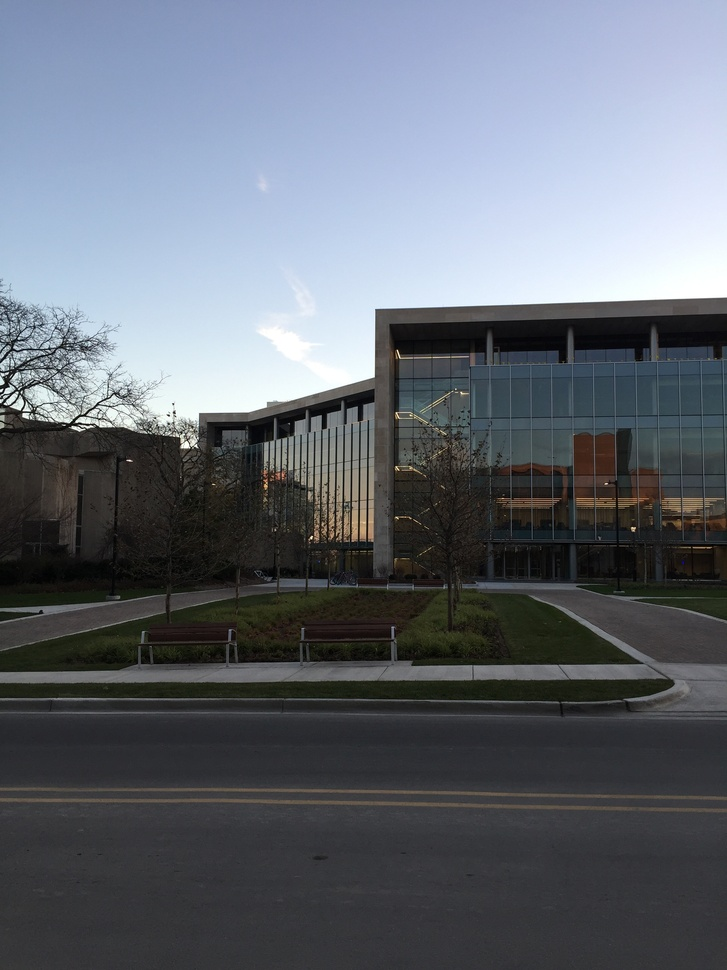
#> input picture RIT/CSCI 431/Stitch Images Together Via Kp Matching/query_gym.jpg, 727 x 970 px, shrunk from 2448 x 3264 before the run; its folder holds 2 pictures in this run
$ python task_1.py
#> lines starting #> are read from the running program, lines starting #| are printed output that depends on the picture; pictures that were not available may be replaced by others from this repository, and a replacement may not be noted
"""
Class: Intro to Computer Vision
Assignment: A4
Task: 1
Author: Ethan Hartman
"""

import cv2
import matplotlib.pyplot as plt
import numpy as np

MIN_GOOD_MATCHES = 4

SIFT = cv2.SIFT.create()
ORB = cv2.ORB.create()
BFMatcher = cv2.BFMatcher.create()


def featureDetect(grayscale_img, detection_method):
    """
    Detect and compute features using the given detection method.

    :param grayscale_img: Grayscale Image
    :param detection_method: cv2 Method to detect features with.
    :return: Keypoints and descriptors array.
    """
    return detection_method.detectAndCompute(grayscale_img, np.ones_like(grayscale_img, dtype=np.uint8) * 255)


def bruteForceKPDS(query, reference, ref_kps, ref_descriptors, query_kps, query_descriptors):
    """
    Brute forces the query and reference image given keypoints and descriptors to stitch a result together.

    :param query: Query image
    :param reference: Reference Image
    :param ref_kps: Reference Keypoints
    :param ref_descriptors: Reference Descriptors
    :param query_kps: Query Keypoints
    :param query_descriptors: Query Descriptors
    :return: A stitched BGR image if there were a certain number of good matches or None.
    """
    # Use a Brute-Force Matcher to find potential matches between keypoints in the two images
    matches = BFMatcher.knnMatch(ref_descriptors, query_descriptors, k=2)

    # Ratio test
    good_matches = []
    for m, n in matches:
        if m.distance < .75 * n.distance:
            good_matches.append(m)

    if len(good_matches) >= MIN_GOOD_MATCHES:
        # If there are at least 4 good matches, estimate a homography matrix to align the images using RANSAC.
        src_pts = np.float32([ref_kps[m.queryIdx].pt for m in good_matches]).reshape(-1, 1, 2)
        dst_pts = np.float32([query_kps[m.trainIdx].pt for m in good_matches]).reshape(-1, 1, 2)

        homography_matrix, mask = cv2.findHomography(src_pts, dst_pts, cv2.RANSAC, 5.0)

        # Warp the second image using the estimated homography to align it with the first image.
        aligned_image = cv2.warpPerspective(reference, homography_matrix, (query.shape[1] + reference.shape[1], query.shape[0]))

        # Add the query image over the aligned image.
        aligned_image[:query.shape[0], :query.shape[1]] = query[:, :]

        return aligned_image


def tryPanoramaImages(img_name):
    """
    Tries to create a panorama out the images with the path: query_<img_name>.jpg and reference_<img_name>.jpg

    :param img_name: Name of the image to panoramize.
    """
    query, reference = cv2.imread("query_" + img_name + ".jpg"), cv2.imread("reference_" + img_name + ".jpg")
    gray_query = cv2.cvtColor(query, cv2.COLOR_BGR2GRAY)
    gray_ref = cv2.cvtColor(reference, cv2.COLOR_BGR2GRAY)

    # Detect keypoints and descriptors for both images, then bruteforce them using first sift, then orb
    sift_stitched = bruteForceKPDS(query, reference, *featureDetect(gray_ref, SIFT), *featureDetect(gray_query, SIFT))
    orb_stitched = bruteForceKPDS(query, reference, *featureDetect(gray_ref, ORB), *featureDetect(gray_query, ORB))

    fig = plt.figure(figsize=(10, 9))
    fig.add_subplot(2, 1, 1)

    if sift_stitched is not None:
        plt.imshow(cv2.cvtColor(sift_stitched, cv2.COLOR_BGR2RGB))
        plt.title("Sift stitch")
        cv2.imwrite(f"task_1_sift_{img_name}.jpg", sift_stitched)

    fig.add_subplot(2, 1, 2)
    if orb_stitched is not None:
        plt.imshow(cv2.cvtColor(orb_stitched, cv2.COLOR_BGR2RGB))
        plt.title("Orb stitch")
        cv2.imwrite(f"task_1_orb_{img_name}.jpg", orb_stitched)

    plt.show()


def main():
    """Main method which will run our helpers"""
    tryPanoramaImages("gym")
#> in tryPanoramaImages, query is the input picture: shape (970, 727, 3); mean B, G, R 115.2, 106.2, 100.3
#> in tryPanoramaImages, `gray_query = cv2.cvtColor(query, cv2.COLOR_BGR2GRAY)`:
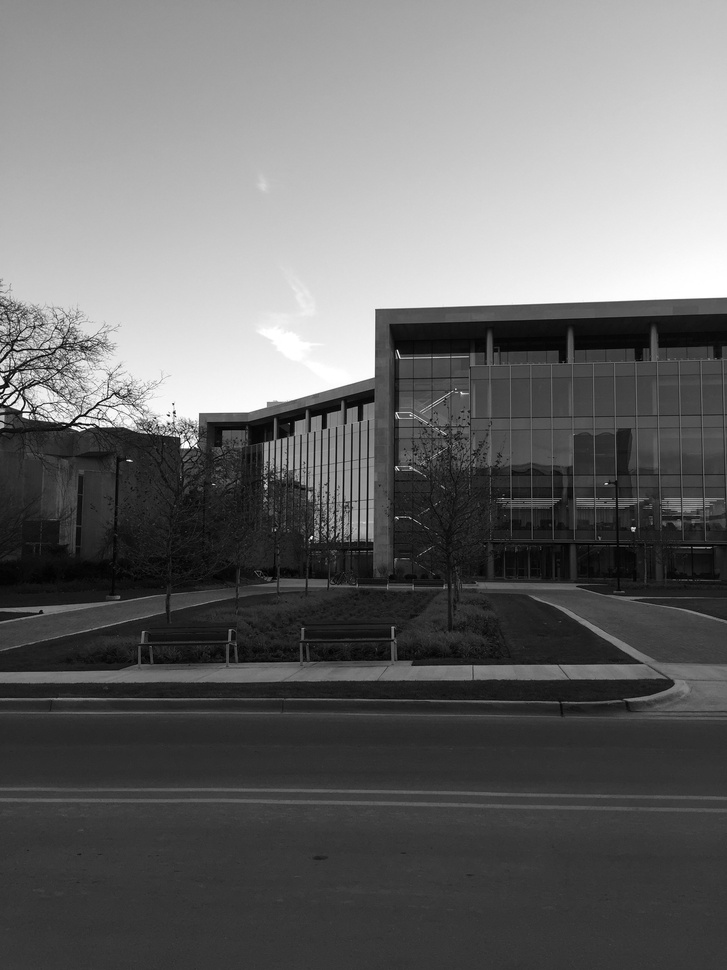
#> gray_query: shape (970, 727); min 0, max 255, mean 105.4
#> in bruteForceKPDS, `matches = BFMatcher.knnMatch(ref_descriptors, query_descriptors, k=2)`: matches = 1074 matches
#> in bruteForceKPDS, `src_pts = np.float32([ref_kps[m.queryIdx].pt for m in good_matches]).r..`: src_pts = 1074 rows, first 8: [2.27, 417.4], [2.27, 417.4], [2.62, 374.5], [2.62, 374.5], [2.92, 288.5], [2.92, 288.5], [2.98, 368.9], [3.02, 416]
#> in bruteForceKPDS, `dst_pts = np.float32([query_kps[m.trainIdx].pt for m in good_matches])..`: dst_pts has the same summary as src_pts
#> in bruteForceKPDS, `homography_matrix, mask = cv2.findHomography(src_pts, dst_pts, cv2.RAN..`: homography_matrix = [[1, 1.39e-15, -3.72e-13], [-1.4e-15, 1, -6.08e-13], [-2.56e-18, 4.36e-18, 1]]; mask = 1074 values from 1 to 1
#> in bruteForceKPDS, `aligned_image = cv2.warpPerspective(reference, homography_matrix, (que..`:
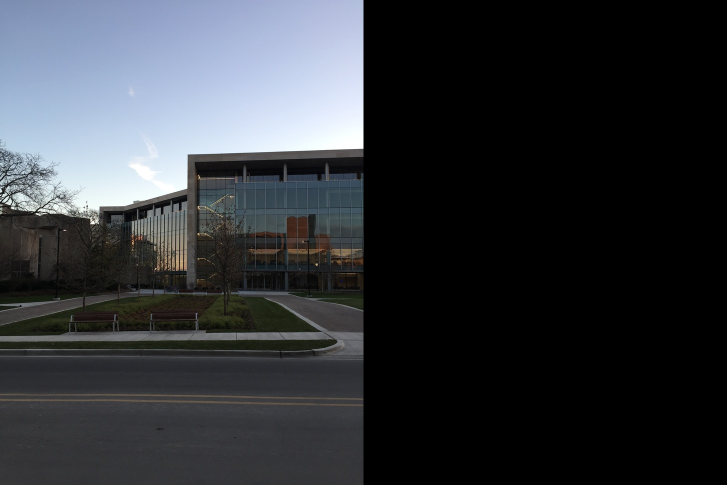
#> aligned_image: shape (970, 1454, 3) (shown at 1/2 size); mean B, G, R 57.6, 53.1, 50.1
#> in bruteForceKPDS (call 2), `matches = BFMatcher.knnMatch(ref_descriptors, query_descriptors, k=2)`: matches = 500 matches
#> in bruteForceKPDS (call 2), `src_pts = np.float32([ref_kps[m.queryIdx].pt for m in good_matches]).r..`: src_pts = 500 rows, first 8: [396, 517], [113, 396], [40, 405], [97, 403], [128, 390], [397, 415], [186, 443], [39, 419]
#> in bruteForceKPDS (call 2), `dst_pts = np.float32([query_kps[m.trainIdx].pt for m in good_matches])..`: dst_pts has the same summary as src_pts
#> in tryPanoramaImages, `plt.show()`:
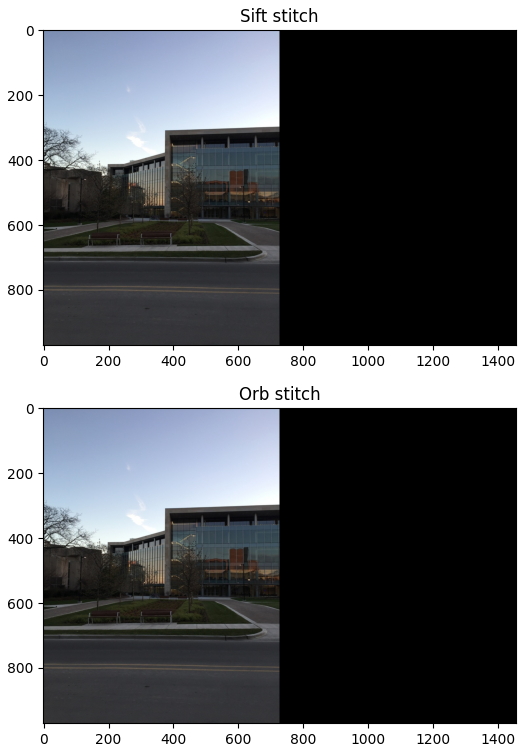
#> figure drawn by matplotlib, 2 panels
    tryPanoramaImages("parking")
#> call 2 of tryPanoramaImages, with img_name = 'parking'
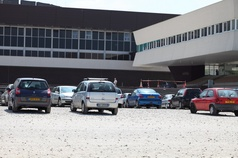
#> input picture RIT/CSCI 431/Stitch Images Together Via Kp Matching/query_parking.jpg, 238 x 158 px, shrunk from 800 x 533 before the run
#> in tryPanoramaImages, query is the input picture: shape (158, 238, 3); mean B, G, R 138.4, 134.7, 134.2
#> in tryPanoramaImages (call 2), `gray_query = cv2.cvtColor(query, cv2.COLOR_BGR2GRAY)`:
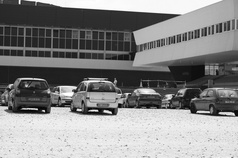
#> gray_query: shape (158, 238); min 0, max 255, mean 135
#> in bruteForceKPDS (call 3), `matches = BFMatcher.knnMatch(ref_descriptors, query_descriptors, k=2)`: matches = 247 matches
#> in bruteForceKPDS (call 3), `src_pts = np.float32([ref_kps[m.queryIdx].pt for m in good_matches]).r..`: src_pts = 247 rows, first 8: [3.1, 104.7], [3.34, 25.84], [6.29, 52.59], [6.44, 95.47], [6.44, 95.47], [6.59, 107.6], [7.79, 50.46], [8.99, 89.64]
#> in bruteForceKPDS (call 3), `dst_pts = np.float32([query_kps[m.trainIdx].pt for m in good_matches])..`: dst_pts has the same summary as src_pts
#> in bruteForceKPDS (call 3), `homography_matrix, mask = cv2.findHomography(src_pts, dst_pts, cv2.RAN..`: homography_matrix = [[1, 1.89e-16, -6.52e-15], [4.19e-16, 1, -6.15e-14], [5.31e-18, 2.32e-18, 1]]; mask = 247 values from 1 to 1
#> in bruteForceKPDS (call 3), `aligned_image = cv2.warpPerspective(reference, homography_matrix, (que..`:
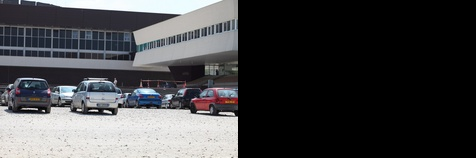
#> aligned_image: shape (158, 476, 3); mean B, G, R 69.2, 67.3, 67.1
#> in bruteForceKPDS (call 4), `matches = BFMatcher.knnMatch(ref_descriptors, query_descriptors, k=2)`: matches = 362 matches
#> in bruteForceKPDS (call 4), `src_pts = np.float32([ref_kps[m.queryIdx].pt for m in good_matches]).r..`: src_pts = 362 rows, first 8: [113, 109], [51, 108], [115, 106], [75, 110], [115, 114], [193, 113], [191, 112], [119, 106]
#> in bruteForceKPDS (call 4), `dst_pts = np.float32([query_kps[m.trainIdx].pt for m in good_matches])..`: dst_pts has the same summary as src_pts
#> in tryPanoramaImages (call 2), `plt.show()`:
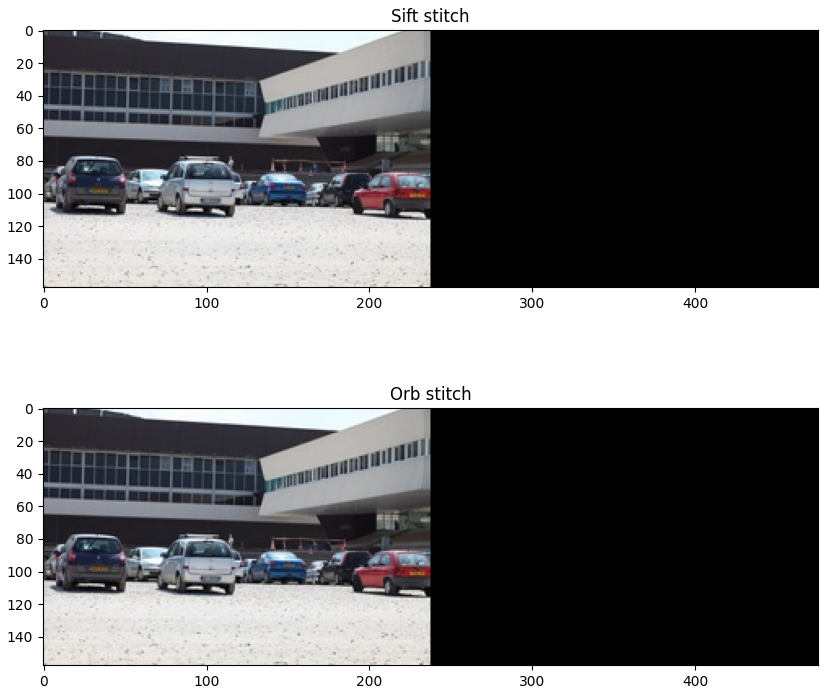
#> figure drawn by matplotlib, 2 panels


if __name__ == '__main__':
    main()
